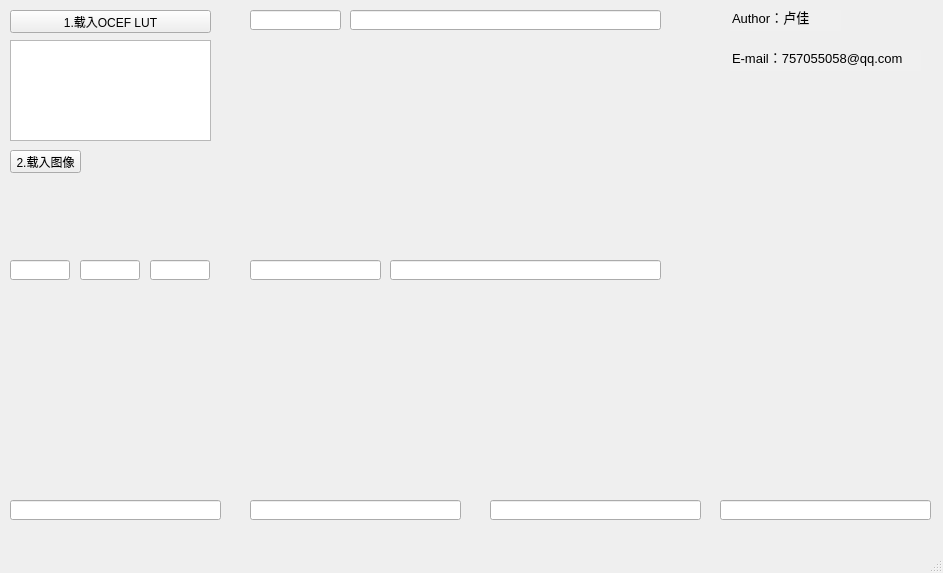
<?xml version="1.0" encoding="UTF-8"?>
<ui version="4.0">
 <class>SFR</class>
 <widget class="QMainWindow" name="SFR">
  <property name="geometry">
   <rect>
    <x>0</x>
    <y>0</y>
    <width>943</width>
    <height>573</height>
   </rect>
  </property>
  <property name="windowTitle">
   <string>MainWindow</string>
  </property>
  <widget class="QWidget" name="centralwidget">
   <widget class="QPushButton" name="load_image">
    <property name="geometry">
     <rect>
      <x>10</x>
      <y>150</y>
      <width>71</width>
      <height>23</height>
     </rect>
    </property>
    <property name="text">
     <string>2.载入图像</string>
    </property>
   </widget>
   <widget class="QLabel" name="roi">
    <property name="geometry">
     <rect>
      <x>10</x>
      <y>190</y>
      <width>60</width>
      <height>60</height>
     </rect>
    </property>
    <property name="text">
     <string/>
    </property>
   </widget>
   <widget class="QLineEdit" name="roi_title">
    <property name="geometry">
     <rect>
      <x>10</x>
      <y>260</y>
      <width>60</width>
      <height>20</height>
     </rect>
    </property>
    <property name="autoFillBackground">
     <bool>false</bool>
    </property>
    <property name="alignment">
     <set>Qt::AlignCenter</set>
    </property>
   </widget>
   <widget class="QPushButton" name="load_ocef_lut">
    <property name="geometry">
     <rect>
      <x>10</x>
      <y>10</y>
      <width>201</width>
      <height>23</height>
     </rect>
    </property>
    <property name="text">
     <string>1.载入OCEF LUT</string>
    </property>
   </widget>
   <widget class="QTextBrowser" name="ocef_lut">
    <property name="geometry">
     <rect>
      <x>10</x>
      <y>40</y>
      <width>201</width>
      <height>101</height>
     </rect>
    </property>
   </widget>
   <widget class="QLineEdit" name="ocef_formula">
    <property name="geometry">
     <rect>
      <x>350</x>
      <y>10</y>
      <width>311</width>
      <height>20</height>
     </rect>
    </property>
   </widget>
   <widget class="QLineEdit" name="ocef_formula_title">
    <property name="geometry">
     <rect>
      <x>250</x>
      <y>10</y>
      <width>91</width>
      <height>20</height>
     </rect>
    </property>
   </widget>
   <widget class="QWidget" name="verticalLayoutWidget">
    <property name="geometry">
     <rect>
      <x>250</x>
      <y>40</y>
      <width>411</width>
      <height>211</height>
     </rect>
    </property>
    <layout class="QVBoxLayout" name="plot_ocef"/>
   </widget>
   <widget class="QLineEdit" name="centroids_formula">
    <property name="geometry">
     <rect>
      <x>390</x>
      <y>260</y>
      <width>271</width>
      <height>20</height>
     </rect>
    </property>
   </widget>
   <widget class="QLineEdit" name="centroids_title">
    <property name="geometry">
     <rect>
      <x>250</x>
      <y>260</y>
      <width>131</width>
      <height>20</height>
     </rect>
    </property>
   </widget>
   <widget class="QLineEdit" name="ocef_result_title">
    <property name="geometry">
     <rect>
      <x>80</x>
      <y>260</y>
      <width>60</width>
      <height>20</height>
     </rect>
    </property>
    <property name="alignment">
     <set>Qt::AlignCenter</set>
    </property>
   </widget>
   <widget class="QLabel" name="ocef_result">
    <property name="geometry">
     <rect>
      <x>80</x>
      <y>190</y>
      <width>60</width>
      <height>60</height>
     </rect>
    </property>
    <property name="text">
     <string/>
    </property>
   </widget>
   <widget class="QWidget" name="verticalLayoutWidget_2">
    <property name="geometry">
     <rect>
      <x>10</x>
      <y>290</y>
      <width>211</width>
      <height>201</height>
     </rect>
    </property>
    <layout class="QVBoxLayout" name="plot_ESF"/>
   </widget>
   <widget class="QWidget" name="verticalLayoutWidget_3">
    <property name="geometry">
     <rect>
      <x>250</x>
      <y>290</y>
      <width>211</width>
      <height>201</height>
     </rect>
    </property>
    <layout class="QVBoxLayout" name="plot_LSF"/>
   </widget>
   <widget class="QWidget" name="verticalLayoutWidget_4">
    <property name="geometry">
     <rect>
      <x>490</x>
      <y>290</y>
      <width>211</width>
      <height>201</height>
     </rect>
    </property>
    <layout class="QVBoxLayout" name="plot_e_SFR"/>
   </widget>
   <widget class="QLineEdit" name="plot_ESF_title">
    <property name="geometry">
     <rect>
      <x>10</x>
      <y>500</y>
      <width>211</width>
      <height>20</height>
     </rect>
    </property>
    <property name="alignment">
     <set>Qt::AlignCenter</set>
    </property>
   </widget>
   <widget class="QLineEdit" name="plot_LSF_title">
    <property name="geometry">
     <rect>
      <x>250</x>
      <y>500</y>
      <width>211</width>
      <height>20</height>
     </rect>
    </property>
    <property name="alignment">
     <set>Qt::AlignCenter</set>
    </property>
   </widget>
   <widget class="QLineEdit" name="plot_e_SFR_title">
    <property name="geometry">
     <rect>
      <x>490</x>
      <y>500</y>
      <width>211</width>
      <height>20</height>
     </rect>
    </property>
    <property name="alignment">
     <set>Qt::AlignCenter</set>
    </property>
   </widget>
   <widget class="QWidget" name="verticalLayoutWidget_5">
    <property name="geometry">
     <rect>
      <x>720</x>
      <y>290</y>
      <width>211</width>
      <height>201</height>
     </rect>
    </property>
    <layout class="QVBoxLayout" name="plot_SFR"/>
   </widget>
   <widget class="QLineEdit" name="plot_SFR_title">
    <property name="geometry">
     <rect>
      <x>720</x>
      <y>500</y>
      <width>211</width>
      <height>20</height>
     </rect>
    </property>
    <property name="alignment">
     <set>Qt::AlignCenter</set>
    </property>
   </widget>
   <widget class="QLabel" name="roi_diff">
    <property name="geometry">
     <rect>
      <x>150</x>
      <y>190</y>
      <width>60</width>
      <height>60</height>
     </rect>
    </property>
    <property name="text">
     <string/>
    </property>
   </widget>
   <widget class="QLineEdit" name="roi_diff_title">
    <property name="geometry">
     <rect>
      <x>150</x>
      <y>260</y>
      <width>60</width>
      <height>20</height>
     </rect>
    </property>
    <property name="alignment">
     <set>Qt::AlignCenter</set>
    </property>
   </widget>
   <widget class="QLineEdit" name="FontTest">
    <property name="geometry">
     <rect>
      <x>730</x>
      <y>10</y>
      <width>111</width>
      <height>21</height>
     </rect>
    </property>
    <property name="font">
     <font>
      <family>Arial</family>
      <pointsize>10</pointsize>
     </font>
    </property>
    <property name="autoFillBackground">
     <bool>false</bool>
    </property>
    <property name="styleSheet">
     <string notr="true">background-color: rgb(240, 240, 240);</string>
    </property>
    <property name="text">
     <string>Author：卢佳</string>
    </property>
    <property name="frame">
     <bool>false</bool>
    </property>
    <property name="alignment">
     <set>Qt::AlignLeading|Qt::AlignLeft|Qt::AlignVCenter</set>
    </property>
   </widget>
   <widget class="QLineEdit" name="FontTest_2">
    <property name="geometry">
     <rect>
      <x>730</x>
      <y>50</y>
      <width>191</width>
      <height>21</height>
     </rect>
    </property>
    <property name="font">
     <font>
      <family>Arial</family>
      <pointsize>10</pointsize>
     </font>
    </property>
    <property name="autoFillBackground">
     <bool>false</bool>
    </property>
    <property name="styleSheet">
     <string notr="true">background-color: rgb(240, 240, 240);</string>
    </property>
    <property name="text">
     <string>E-mail：757055058@qq.com</string>
    </property>
    <property name="frame">
     <bool>false</bool>
    </property>
    <property name="alignment">
     <set>Qt::AlignLeading|Qt::AlignLeft|Qt::AlignVCenter</set>
    </property>
   </widget>
  </widget>
  <widget class="QMenuBar" name="menubar">
   <property name="geometry">
    <rect>
     <x>0</x>
     <y>0</y>
     <width>943</width>
     <height>23</height>
    </rect>
   </property>
  </widget>
  <widget class="QStatusBar" name="statusbar"/>
 </widget>
 <resources/>
 <connections/>
</ui>
